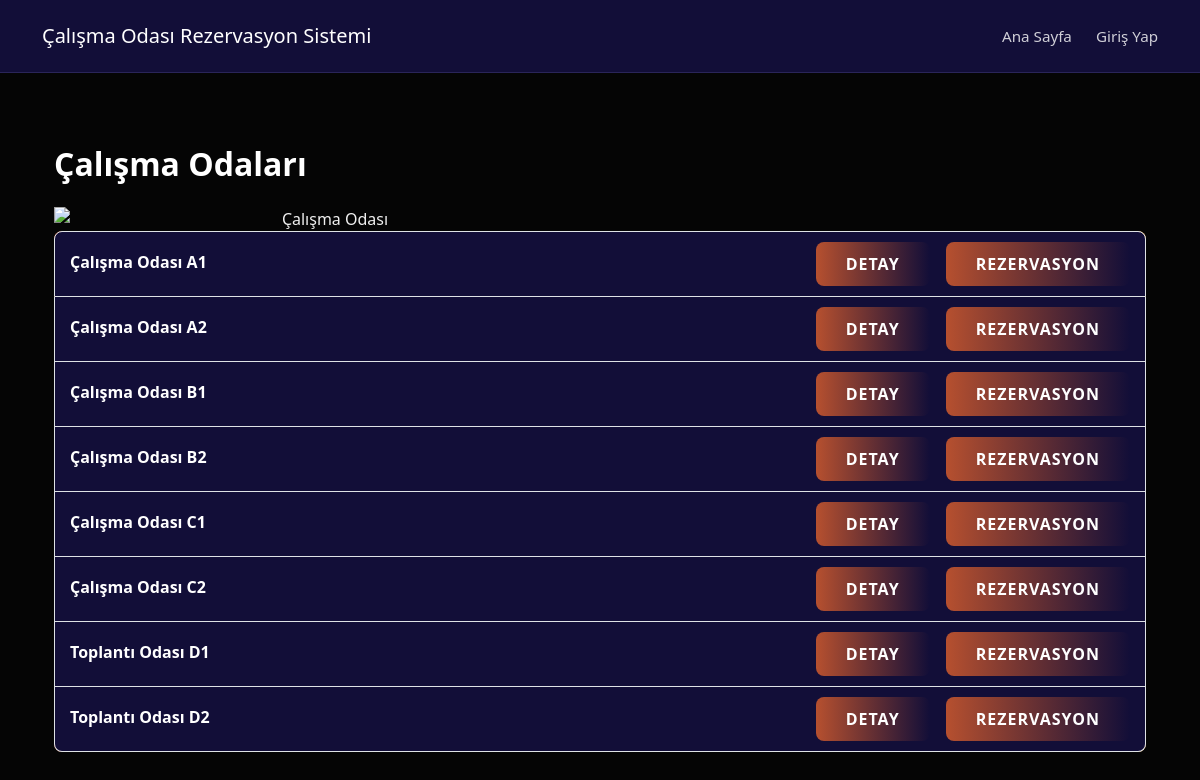
Page /rooms/ on the earlier database version.
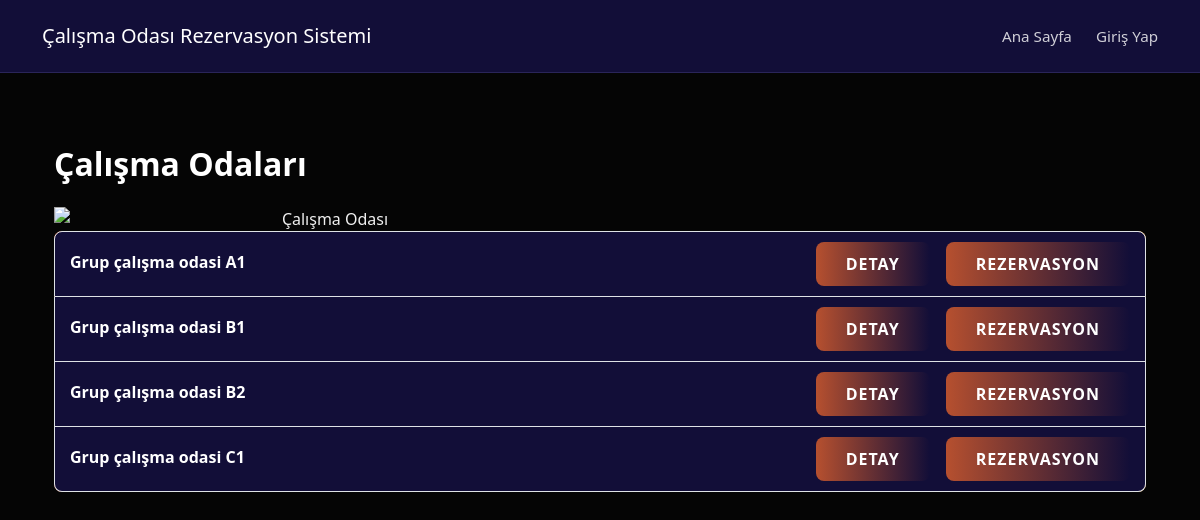
Same page on the later database version.
### rooms/models.py (models this page shows, shortened)
class Room(models.Model):
    name = models.CharField(max_length=100, verbose_name="Oda Adı")
    slug = models.SlugField(unique=True, blank=True, null=True)
    capacity = models.PositiveIntegerField(verbose_name="Kapasite")
    location = models.CharField(max_length=200, verbose_name="Konum", blank=True)
    is_active = models.BooleanField(default=True, verbose_name="Aktif mi?")

### rooms/views.py (the view)
# urls.py: path('', views.room_list, name='list'),
def room_list(request):
    rooms = Room.objects.all()
    return render(request, 'list.html', {'rooms': rooms})

### rooms/templates/list.html (shortened to what this page needs)
{% extends "base.html" %}
{% load static %}
{% block content %}
<div class="container py-5">
  <h2 class="mb-4 text-white fw-bold">Çalışma Odaları</h2>
  <div class="col-md-6 d-none d-md-block text-center hero-image-col">
            <img src="{% static 'img/elegant-vintage-library-with-wooden-shelves-sophisticated-green-lamps.jpg' %}" alt="Çalışma Odası" class="img-fluid hero-image">
        </div>
  <ul class="list-group custom-btn-2">
    {% for room in rooms %}
      <li class="list-group-item d-flex justify-content-between align-items-center blurred-box">
        <div>
          <h6 class="fw-bold mb-1">{{ room.name }}</h6>
        </div>
        <div class="d-flex gap-3">
          <a href="{% url 'rooms:detail' room.id %}" class="custom-btn">Detay</a>
          <a href="{% url 'reservations:create' room.id %}" class="custom-btn">Rezervasyon </a>
        </div>
      </li>
    {% empty %}
      <li class="list-group-item text-muted">Şu anda hiç oda bulunmamaktadır.</li>
    {% endfor %}
  </ul>
</div>
{% endblock %}

Differences in the rows shown:
removed Room: name "Çalışma Odası B2"
removed Room: name "Çalışma Odası C1"
removed Room: name "Çalışma Odası C2"
removed Room: name "Toplantı Odası D1"
removed Room: name "Toplantı Odası D2"
added Room: name "Grup çalışma odasi A1"
changed Room: name "Çalışma Odası A1" → "Grup çalışma odasi B1"
changed Room: name "Çalışma Odası A2" → "Grup çalışma odasi B2"
changed Room: name "Çalışma Odası B1" → "Grup çalışma odasi C1"
